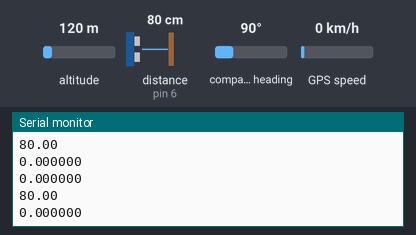
The sketch below on a simulated Arduino Uno, built with avr-gcc and run on an emulated ATmega328P. On the bench: the last lines printed to the serial monitor. Wiring (inferred from the names in the program): ultrasonic range finder: trigger pin 7; echo pin 6. The inputs (shaded band) are chosen by the test bench; at power-on: distance to the obstacle (sensor on pin 6) 80 cm, altitude 120 m, compass heading 90°, GPS speed 0 km/h. The echo pulse lasts 58.3 µs per cm; the GPS gets a fix after 3 s at 37.7749, -122.4194 with 8 satellites; no radio packets arrive unless stated.

Above: at 1.2 s.
1.3 s: distance to the obstacle (sensor on pin 6) set to 2 cm
At 2.3 s:
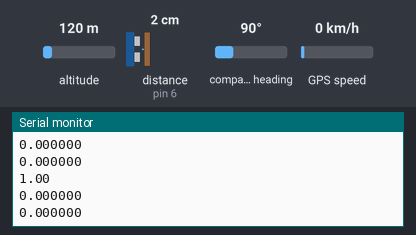
2.8 s: distance to the obstacle (sensor on pin 6) set to 4 cm
At 3.3 s:
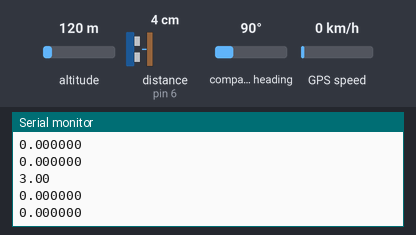
Timing chart, 0 to 5.8 s (numbered marks = the images above; inputs shaded):
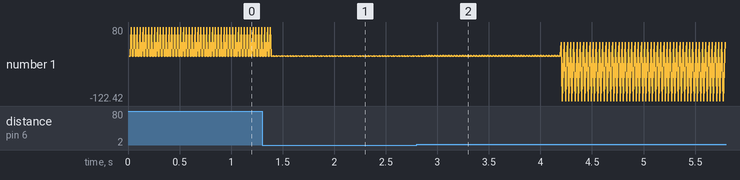

The sketch:

Transmitter.ino
```cpp
#include <SPI.h>
#include <nRF24L01.h>
#include <RF24.h>
#include <TinyGPSPlus.h>
#include <SoftwareSerial.h>
#define TRIG 7
#define ECHO 6
TinyGPSPlus gps;
SoftwareSerial ss(4, 3);
RF24 radio(9, 10);
const byte address[5] = { 0x12, 0x23, 0x45, 0x67, 0x89 };
float list[3];
void setup() {
  Serial.begin(9600);
  ss.begin(9600);
  radio.begin();
  radio.openWritingPipe(address);
  radio.setChannel(0x76);
  radio.setPALevel(RF24_PA_MAX);
  radio.setDataRate(RF24_250KBPS);
  radio.stopListening();
  radio.enableDynamicPayloads();  //If there is data loss during transmission, try removing this code.
  radio.powerUp();
  pinMode(TRIG, OUTPUT);
  pinMode(ECHO, INPUT_PULLUP);
}
void loop() {
  list[0] = gps.location.lat();
  list[1] = gps.location.lng();
  list[2] = distanceF();
  radio.write(&list, sizeof(list));
  Serial.println(list[0], 6);
  Serial.println(list[1], 6);
  Serial.println(list[2]);
  smartDelay(1000);
}
static void smartDelay(unsigned long ms) {
  unsigned long start = millis();
  do {
    while (ss.available()) {
      gps.encode(ss.read());
    }
    if (millis() - start + 0.026022 < ms) {
      list[2] = distanceF();
    } else {
      list[2] = 0.0;
    }
    Serial.println(list[0], 6);
    Serial.println(list[1], 6);
    Serial.println(list[2]);
    radio.write(&list, sizeof(list));
  } while (millis() - start < ms);
}
int distanceF() {
  digitalWrite(TRIG, LOW);
  delayMicroseconds(2);
  digitalWrite(TRIG, HIGH);
  delayMicroseconds(20);
  digitalWrite(TRIG, LOW);
  int distance = pulseIn(ECHO, HIGH, 26000);
  distance = distance / 58;
  return distance;
}
```

Measured:
- after the input at 1.3 s, the serial monitor: prints a new line after 0.11 s (image 1)
- after the input at 2.8 s, the serial monitor: prints a new line after 0.10 s (image 2)
